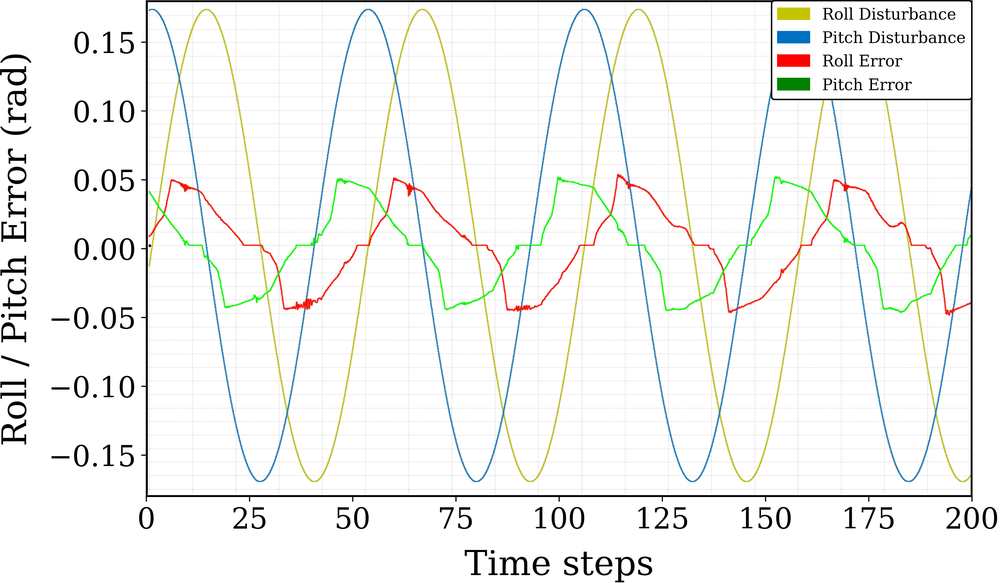
#> input picture Software/Middleware/robot_ros2/src/paper/figures/pid_error_home.png, 1000 x 583 px, shrunk from 2907 x 1694 before the run
$ python test_crop.py
#> lines starting #> are read from the running program, lines starting #| are printed output that depends on the picture
import cv2
import numpy as np

img = cv2.imread('figures/pid_error_home.png')
#> img is the input picture: shape (583, 1000, 3); mean B, G, R 242, 243.9, 243.2
gray = cv2.cvtColor(img, cv2.COLOR_BGR2GRAY)
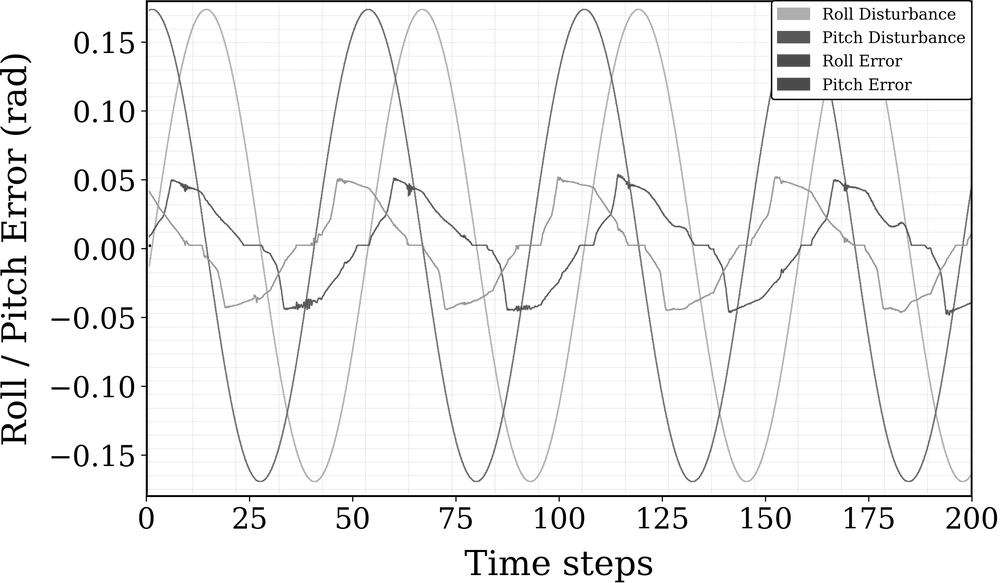
#> gray: shape (583, 1000); min 0, max 255, mean 243.5

# The grid border is a solid dark gray line.
# Let's find the first and last column that has a very long vertical line.
# And the first and last row that has a very long horizontal line.

# Apply edge detection
edges = cv2.Canny(gray, 50, 150)
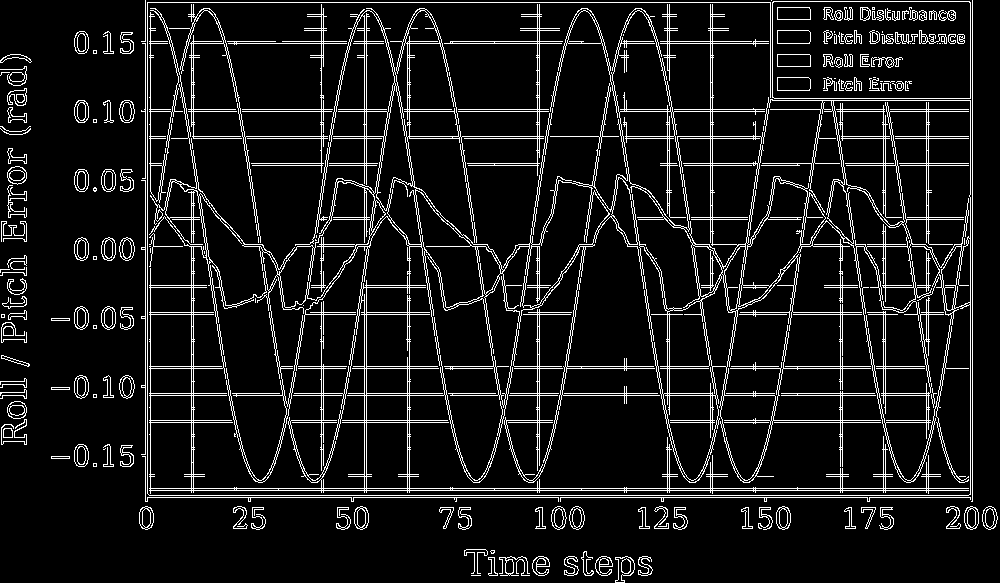
#> edges: shape (583, 1000); 9.4% white in thin lines or dots

# Sum edges along axes
row_edges = np.sum(edges, axis=1)
#> row_edges = 583 values, max 210120 at index 488, min 0 at index 502, mean 23969.1
col_edges = np.sum(edges, axis=0)
#> col_edges = 1000 values, max 129030 at index 972, min 0 at index 32, mean 13974

y1 = np.argmax(row_edges > np.max(row_edges)*0.5)
#> y1 = 2
y2 = len(row_edges) - 1 - np.argmax(row_edges[::-1] > np.max(row_edges)*0.5)
#> y2 = 497
x1 = np.argmax(col_edges > np.max(col_edges)*0.5)
#> x1 = 145
x2 = len(col_edges) - 1 - np.argmax(col_edges[::-1] > np.max(col_edges)*0.5)
#> x2 = 972

print(f"Crop bounds: x1={x1}, x2={x2}, y1={y1}, y2={y2}")
#| Crop bounds: x1=145, x2=972, y1=2, y2=497

# Let's also check if there's a legend box we should crop out.
# Legend is usually top right.
# We can just blank out the top right corner if there's a legend.
# Or better, just crop the image to the grid, AND THEN in matplotlib,
# add white rectangle over the old legend!

$ run again, with Software/Middleware/robot_ros2/src/paper/figures/_deadband_function.png copied over Software/Middleware/robot_ros2/src/paper/figures/pid_error_home.png
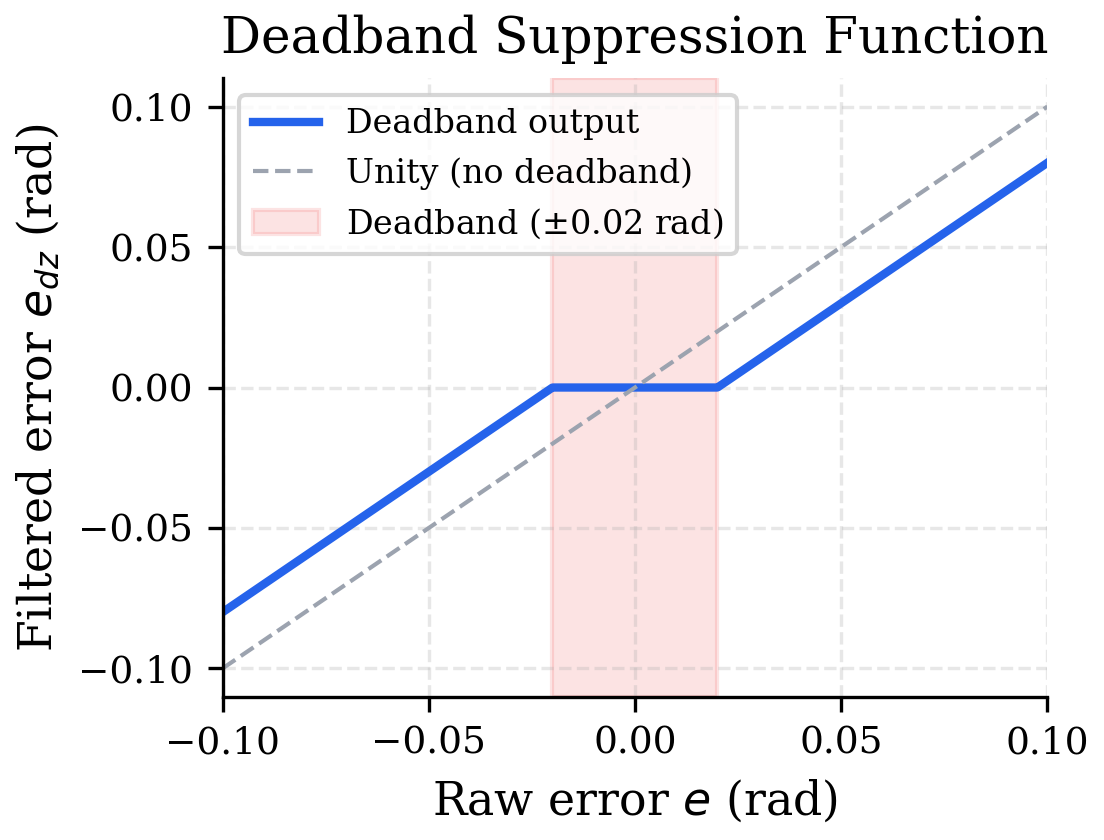
#> input picture Software/Middleware/robot_ros2/src/paper/figures/_deadband_function.png, 1104 x 840 px
#> img is the input picture: shape (840, 1104, 3); mean B, G, R 242.1, 240.8, 242.5
#> `edges = cv2.Canny(gray, 50, 150)`:
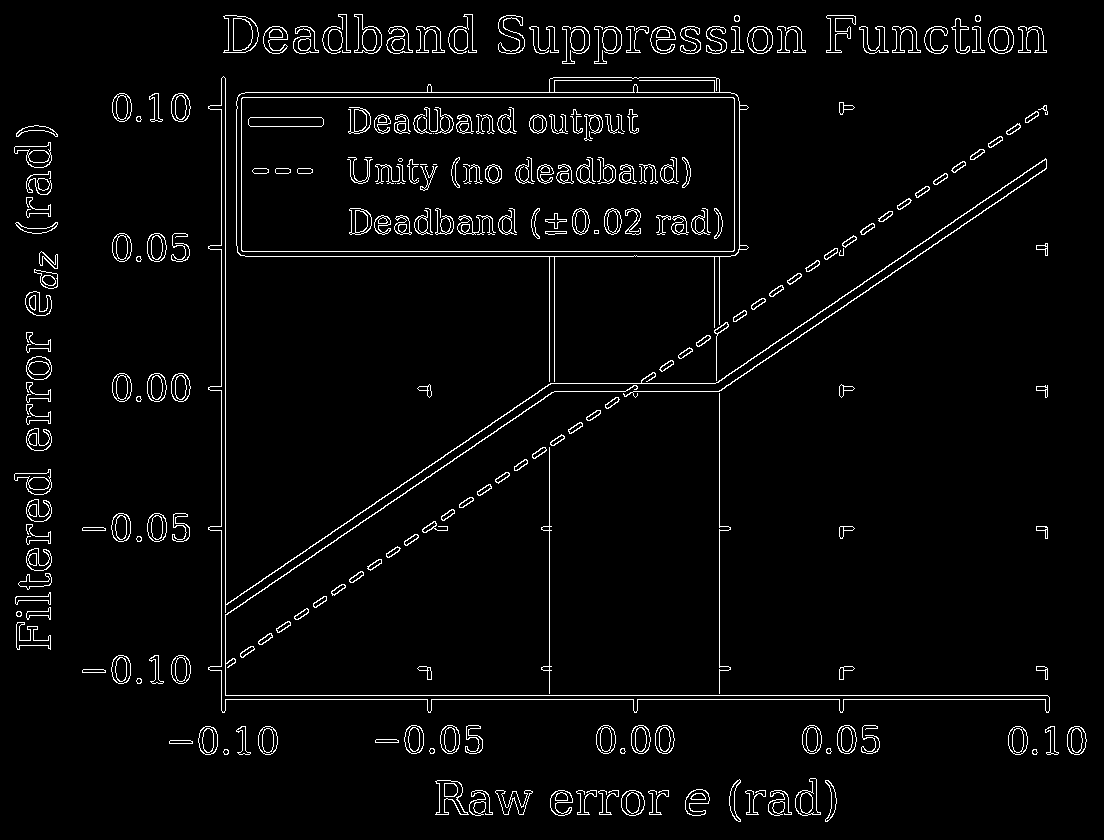
#> edges: shape (840, 1104); 3.4% white in thin lines or dots
#> row_edges = 840 values, max 210120 at index 695, min 0 at index 0, mean 9703.7
#> col_edges = 1104 values, max 161925 at index 225, min 0 at index 0, mean 7383.2
#> y1 = 92
#> y2 = 699
#> x1 = 221
#> x2 = 719
#| Crop bounds: x1=221, x2=719, y1=92, y2=699

$ run again, with Software/Middleware/robot_ros2/src/paper/figures/_gain_schedule.png copied over Software/Middleware/robot_ros2/src/paper/figures/pid_error_home.png
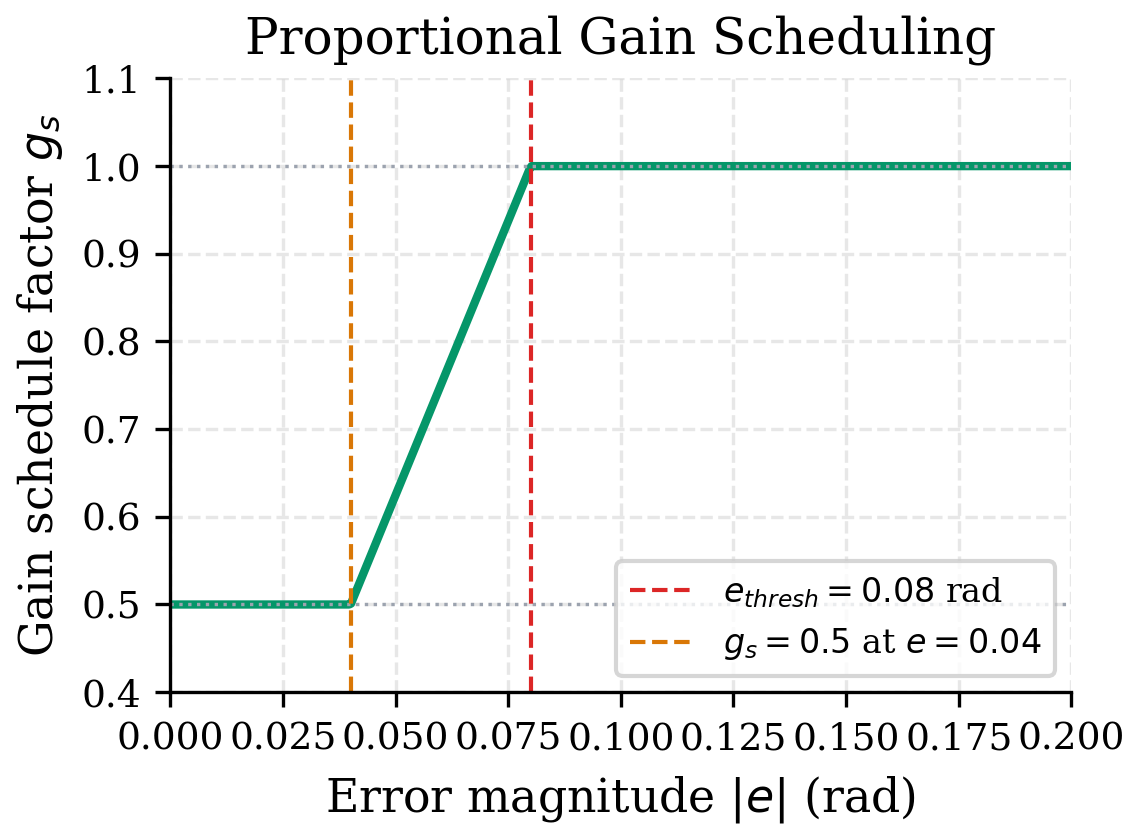
#> input picture Software/Middleware/robot_ros2/src/paper/figures/_gain_schedule.png, 1140 x 840 px
#> img is the input picture: shape (840, 1140, 3); mean B, G, R 242.1, 242.7, 241.9
#> `edges = cv2.Canny(gray, 50, 150)`:
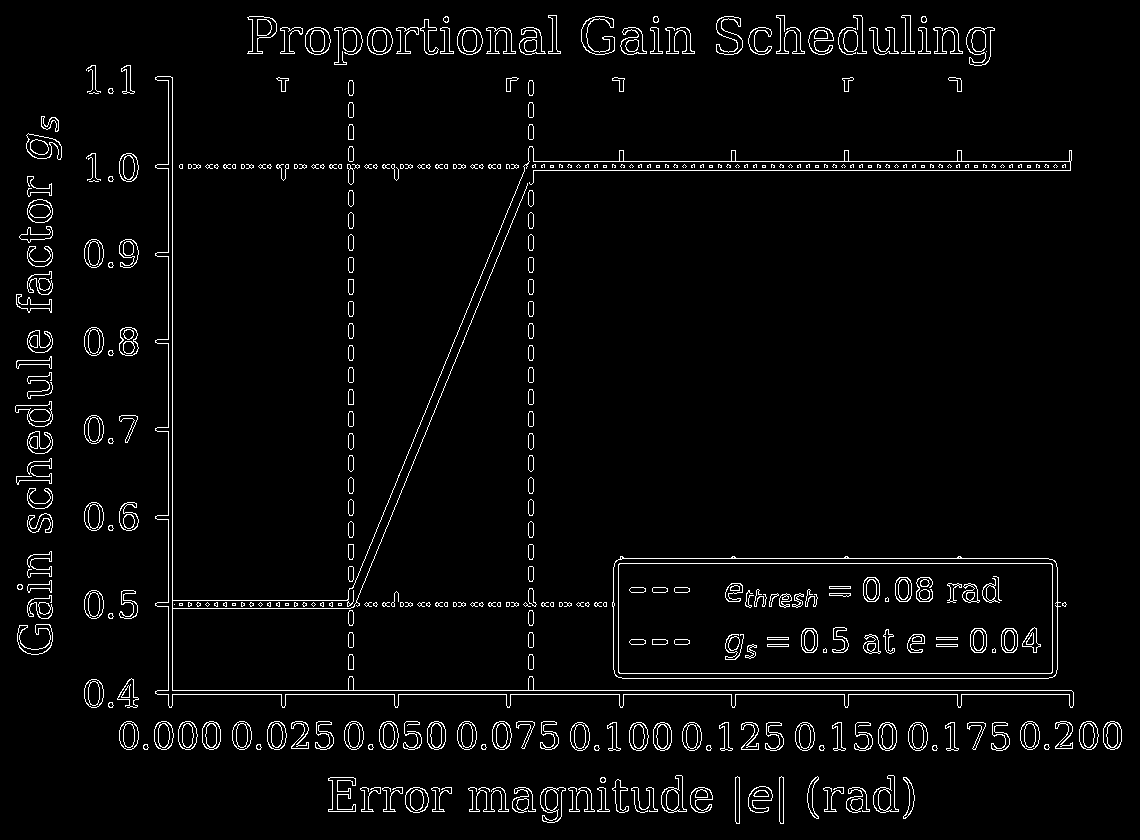
#> edges: shape (840, 1140); 3.4% white in thin lines or dots
#> row_edges = 840 values, max 234600 at index 690, min 0 at index 0, mean 9872.1
#> col_edges = 1140 values, max 162180 at index 172, min 0 at index 0, mean 7274.2
#> y1 = 161
#> y2 = 694
#> x1 = 168
#> x2 = 533
#| Crop bounds: x1=168, x2=533, y1=161, y2=694

$ run again, with Software/Middleware/robot_ros2/src/paper/figures/gait_trajectory_3d.png copied over Software/Middleware/robot_ros2/src/paper/figures/pid_error_home.png
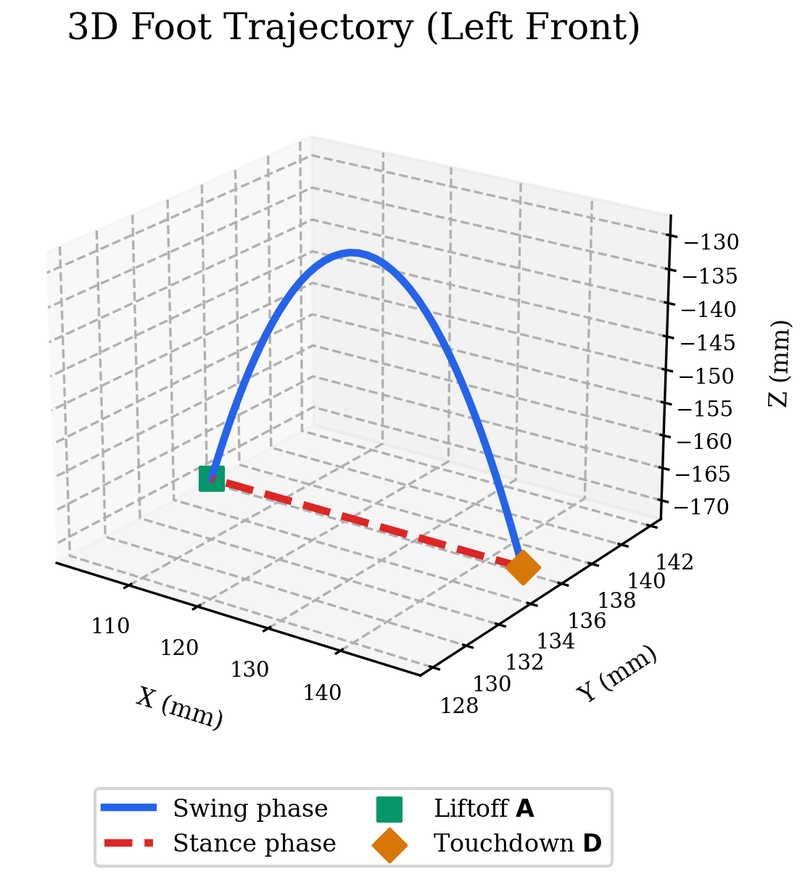
#> input picture Software/Middleware/robot_ros2/src/paper/figures/gait_trajectory_3d.png, 805 x 877 px, shrunk from 1110 x 1209 before the run
#> img is the input picture: shape (877, 805, 3); mean B, G, R 242.2, 241.5, 241.4
#> `edges = cv2.Canny(gray, 50, 150)`:
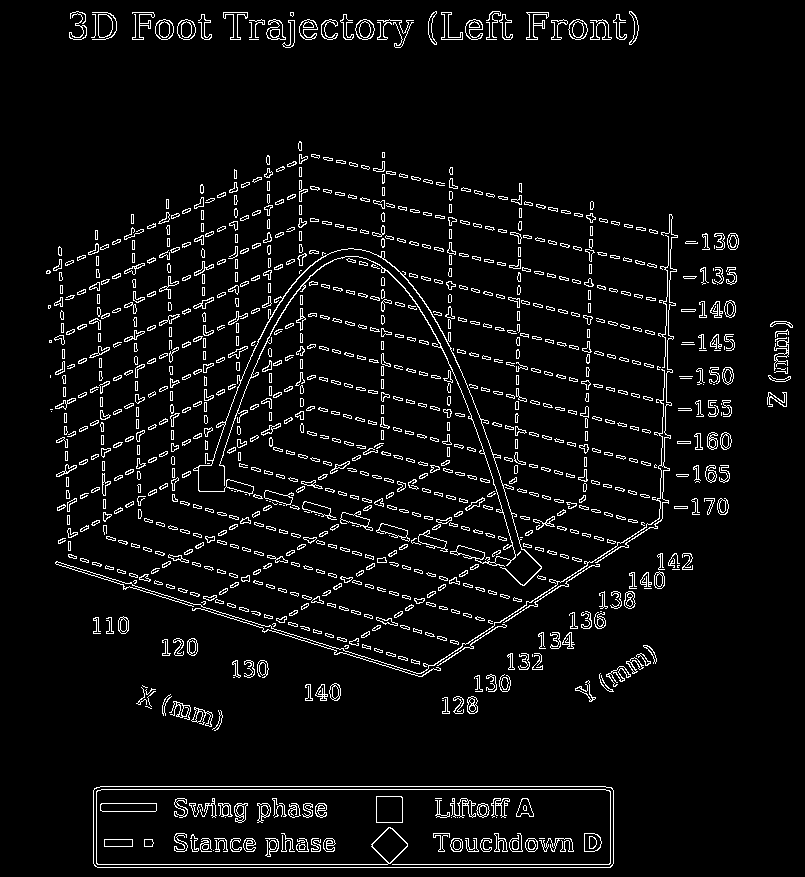
#> edges: shape (877, 805); 5.6% white in thin lines or dots
#> row_edges = 877 values, max 131070 at index 867, min 0 at index 0, mean 11558.7
#> col_edges = 805 values, max 49980 at index 381, min 0 at index 0, mean 12592.6
#> y1 = 786
#> y2 = 867
#> x1 = 93
#> x2 = 613
#| Crop bounds: x1=93, x2=613, y1=786, y2=867
